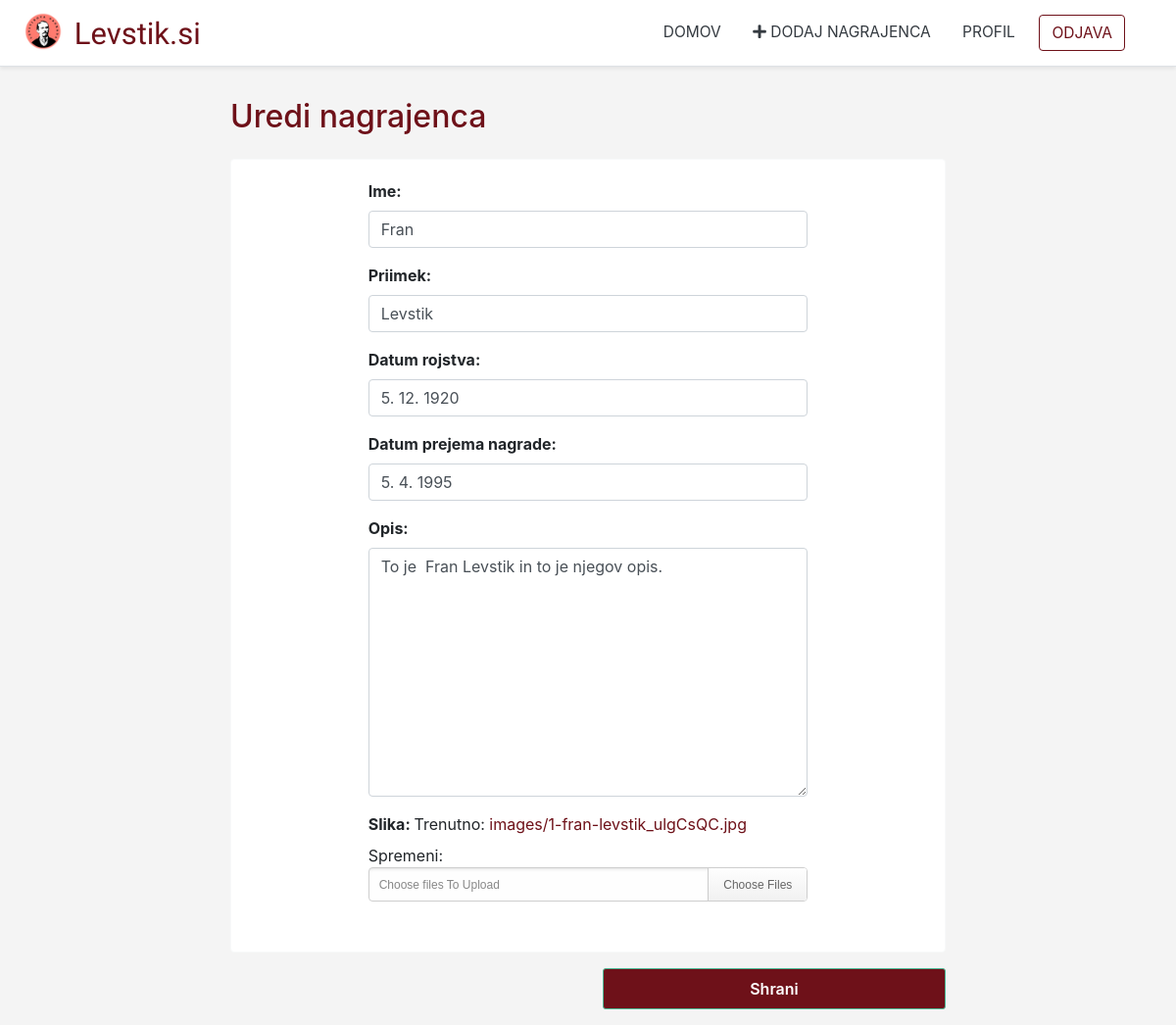
The app's page /winner/1/edit/ (signed in) with its own data.
### levstik/models/winner.py (models this page shows, shortened)
class Winner(models.Model):
    first_name = models.CharField(max_length=255)
    last_name = models.CharField(max_length=255)
    birth_date = models.DateTimeField()
    awarded_date = models.DateTimeField()
    description = models.TextField(null=True, blank=True)
    image = models.ImageField(upload_to=file_path, default='images/default_image.jpg', validators=[max_file_size])
    created_by = models.ForeignKey(User, on_delete=models.PROTECT)
    deleted = models.DateTimeField(blank=True, null=True)
    created = models.DateTimeField(auto_now_add=True)
    updated = models.DateTimeField(auto_now=True)
    class Meta:
        ordering = ('-awarded_date',)

### levstik/views/winner.py (the view, shortened to what this page needs)
# urls.py: path('winner/<int:id>/edit/', EditWinnerView.as_view(), name="edit_winner"),
class EditWinnerView(LoginRequiredMixin, View):
    @staticmethod
    def get(request, id):
        winner = get_object_or_404(Winner, id=id)
        context = dict(
            form=CreateWinnerForm(instance=winner)
        )
        return render(request, "winners/winner_edit.html", context)

### levstik/forms/create_winner_form.py (shortened to what this page needs)
class CreateWinnerForm(ModelForm):
    class Meta:
        model = Winner
        fields = ['first_name', 'last_name', 'birth_date', 'awarded_date', 'description', 'image']
        labels = dict(
            first_name="Ime",
            last_name="Priimek",
            birth_date="Datum rojstva",
            awarded_date="Datum prejema nagrade",
            description="Opis",
            image="Slika"
        )
    def __init__(self, *args, **kwargs):
        self.created_by = kwargs.pop('created_by', None)
        super(CreateWinnerForm, self).__init__(*args, **kwargs)
        for visible in self.visible_fields():
            visible.field.widget.attrs['class'] = 'form-control'
        if self.initial.get('awarded_date'):
            self.initial['awarded_date'] = self.initial['awarded_date'].strftime("%-d. %-m. %Y")
        if self.initial.get('birth_date'):
            self.initial['birth_date'] = self.initial['birth_date'].strftime("%-d. %-m. %Y")

### templates/winners/winner_edit.html (shortened to what this page needs)
{% extends "base.html" %}
{% load static i18n humanize %}
{% block content %}
    <div class="container">
        <div class="row pt-3">
            <div class="col-md-8 offset-md-2">
                <div class="row">
                    <div class="col-12 mb-3 text-sm-left text-center">
                        <h2>Uredi nagrajenca</h2>
                    </div>
                </div>
                <form class="form " action="{% url 'edit_winner' form.instance.id %}" method="post" enctype="multipart/form-data">
                    <div class="card border-light">
                        <div class="card-body">
                            {% for field in form.visible_fields %}
                                <div class="form-group">
                                    <div class="row">
                                        <div class="col-sm-8 offset-sm-2">
                                            <strong>
                                                {{ field.label_tag }}
                                            </strong>
                                            {{ field }}
                                        </div>
                                    </div>
                                </div>
                            {% endfor %}
                        </div>
                    </div>
                    <div class="row">
                        <div class="col-8 col-sm-6 mt-3 mb-3 offset-sm-6 offset-2">
                            <button class="nextButton btn btn-primary">
                                Shrani
                            </button>
                        </div>
                    </div>
                </form>
            </div>
            </div>
        </div>
{% endblock %}
{% block extra_css %}
    <link href="{% static 'plugins/filer/css/jquery.filer.css' %}" type="text/css" rel="stylesheet" />
    <link href="{% static 'plugins/filer/css/themes/jquery.filer-dragdropbox-theme.css' %}" type="text/css" rel="stylesheet" />
    <link rel="stylesheet" href="https://cdnjs.cloudflare.com/ajax/libs/bootstrap-datepicker/1.9.0/css/bootstrap-datepicker.css"
/>
    <link rel="stylesheet" type="text/css" media="screen" href="{% static 'css/bootstrap-datetimepicker.min.css' %}">
{% endblock %}

### templates/base.html (shortened to what this page needs)
{% load static i18n %}
<!DOCTYPE html>
<html lang="en">
<head>
    <link href="{% static 'css/bootstrap.min.css' %}" rel="stylesheet">
    <link href="{% static 'css/all.min.css' %}" rel="stylesheet">
    <link href="{% static 'css/custom.css' %}" rel="stylesheet">
    {% block extra_css %}{% endblock %}
</head>
<body>
{% block navbar %}
    <div class="d-flex flex-column flex-md-row align-items-center p-2 px-md-4 mb-3 bg-white border-bottom shadow-sm" id="mainNav">
        <h5 class="my-0 mr-md-auto">
            <a href="{% url 'home' %}" class="navbar-brand">
                <img src="{% static 'img/favicon.ico' %}" height="40px" class="mr-1" style="position: relative; top: -2px;">
                <span class="brand-text">
                    Levstik.si
                </span>
            </a>
        </h5>
        <nav class="mr-md-3">
            <a class="p-2 text-dark" href="{% url 'home' %}">DOMOV</a>
            {% if user.is_authenticated %}
                <a class="p-2 text-dark" href="{% url 'create_winner' %}">
                    <i class="fas fa-plus"></i>
                    DODAJ NAGRAJENCA
                </a>
                <a class="p-2 text-dark" href="{% url 'profile' %}">PROFIL</a>
                <a class="btn btn-outline-primary" href="{% url 'logout' %}">ODJAVA</a>
            {% else %}
                <a class="btn btn-outline-primary" href="{% url 'register' %}">REGISTRACIJA</a>
                <a class="btn btn-outline-primary ml-1" href="{% url 'login' %}">PRIJAVA</a>
            {% endif %}
        </nav>
    </div>
{% endblock %}
{% block content %}{% endblock %}
</body>
</html>

### levstik/static/css/custom.css (style rules this page uses)
body, html, .container.full-height { height: 100%; min-height: 100%; margin: 0; }
nav a { margin-right: 12px; }
.btn-primary { background: #6e1119; border-color: #6e1119; }
.btn-outline-primary { color: #6e1119; border-color: #6e1119; }
a { color: #6e1119; }
h1, h2, h3 { color: #6e1119; }
#mainNav { background-color: #212529; }
#mainNav .navbar-brand .brand-text { top: 3px; position: relative; }
.cursive, #mainNav .navbar-brand { font-family: 'Kaushan Script', -apple-system, BlinkMacSystemFont, 'Segoe UI', Roboto, 'Helvetica Neue', Arial, sans-serif, 'Apple Color Emoji', 'Segoe UI Emoji', 'Segoe UI Symbol', 'Noto Color Emoji'; }
#mainNav nav a { font-size: .97rem !important; }
@media (min-width: 992px) { #mainNav { transition: padding-top 0.3s, padding-bottom 0.3s; border: none; background-color: transparent; } }
@media (min-width: 992px) { #mainNav .navbar-brand { font-size: 1.55em; transition: all 0.15s; } }

### templates/winners/winner_edit.html (style rules this page uses)
body { background-color: #f4f4f4; }
.nextButton { min-height: 42px; width: 100%; border-radius: 3px; border-color: #4cb994; font-size: 16px; font-weight: 600; text-align: center; color: #ffffff; -webkit-appearance: none; background-repeat: no-repeat; background-size: 9px 14px; background-position: right 13px center; transition: .5s; }

### records on screen
Winner: visible_fields "Fran" "Levstik" "5. 12. 1920" "5. 4. 1995" "To je Fran Levstik in to je njegov opis." "Trenutno: images/1-fran-levstik_ulgCsQC.jpg Spremeni:"

### other values on screen
{{ field.label_tag }} "Ime:" "Priimek:" "Datum rojstva:" "Datum prejema nagrade:" "Opis:" "Slika:"
